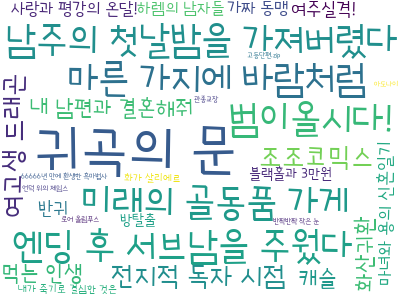

The script that drew this image:
from wordcloud import WordCloud
import json


# pip install wordcloud
# conda install -c conda-forge wordcloud
cloud = WordCloud(font_path='Goyang.ttf', background_color='white', max_words=30, width=400, height=300)

with open('webtoons.json', encoding='utf-8') as f:
    webtoons = json.load(f)

# print(webtoons)
res = dict()
for webtoon in webtoons['webtoons']:
    res[webtoon['title']] = int(float(webtoon['star']) * 100)

visual = cloud.fit_words(res)
visual.to_image()
visual.to_file('cloud01.png')
